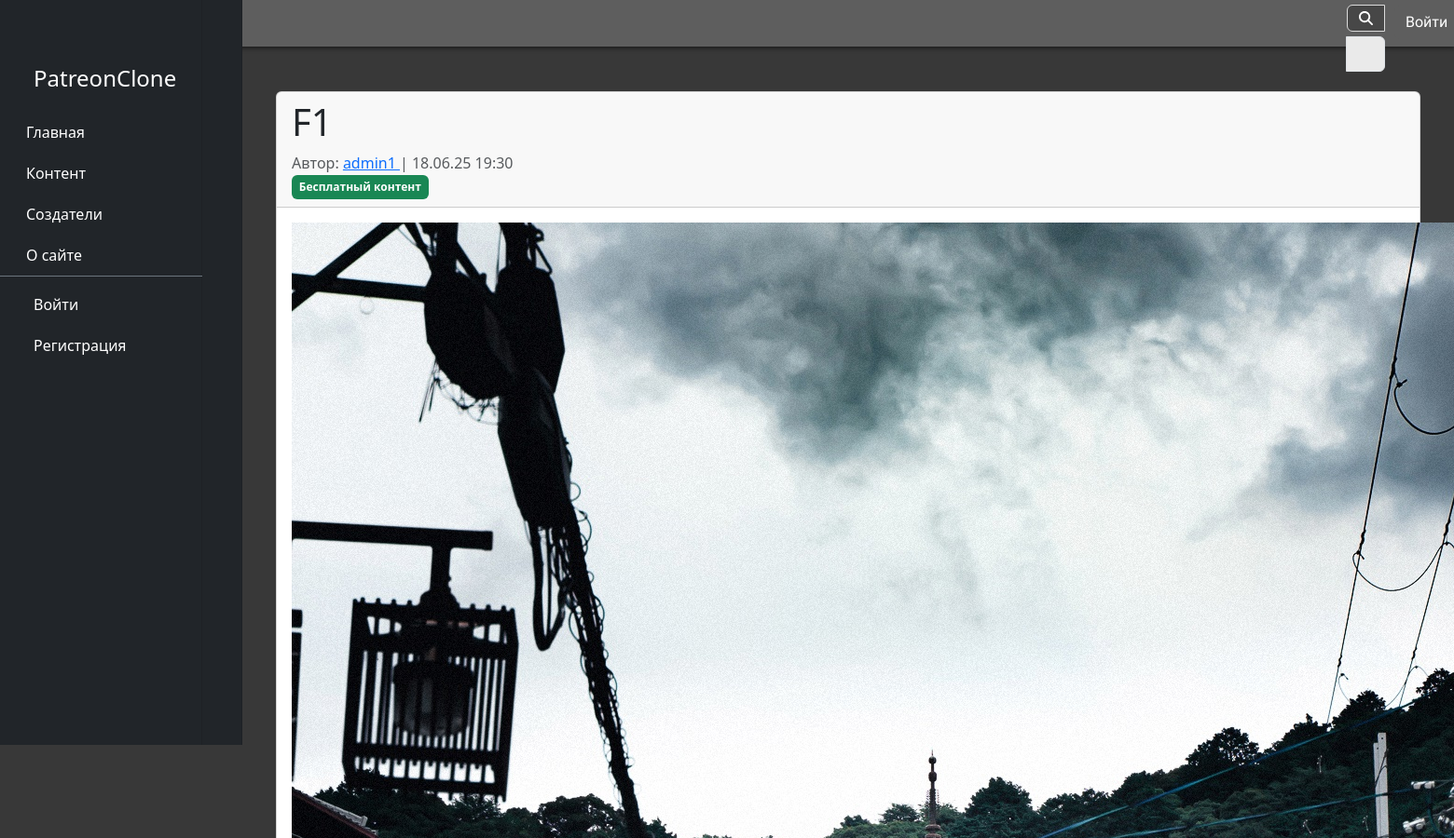
The app's page /home/content/1/ (upper part), older data.
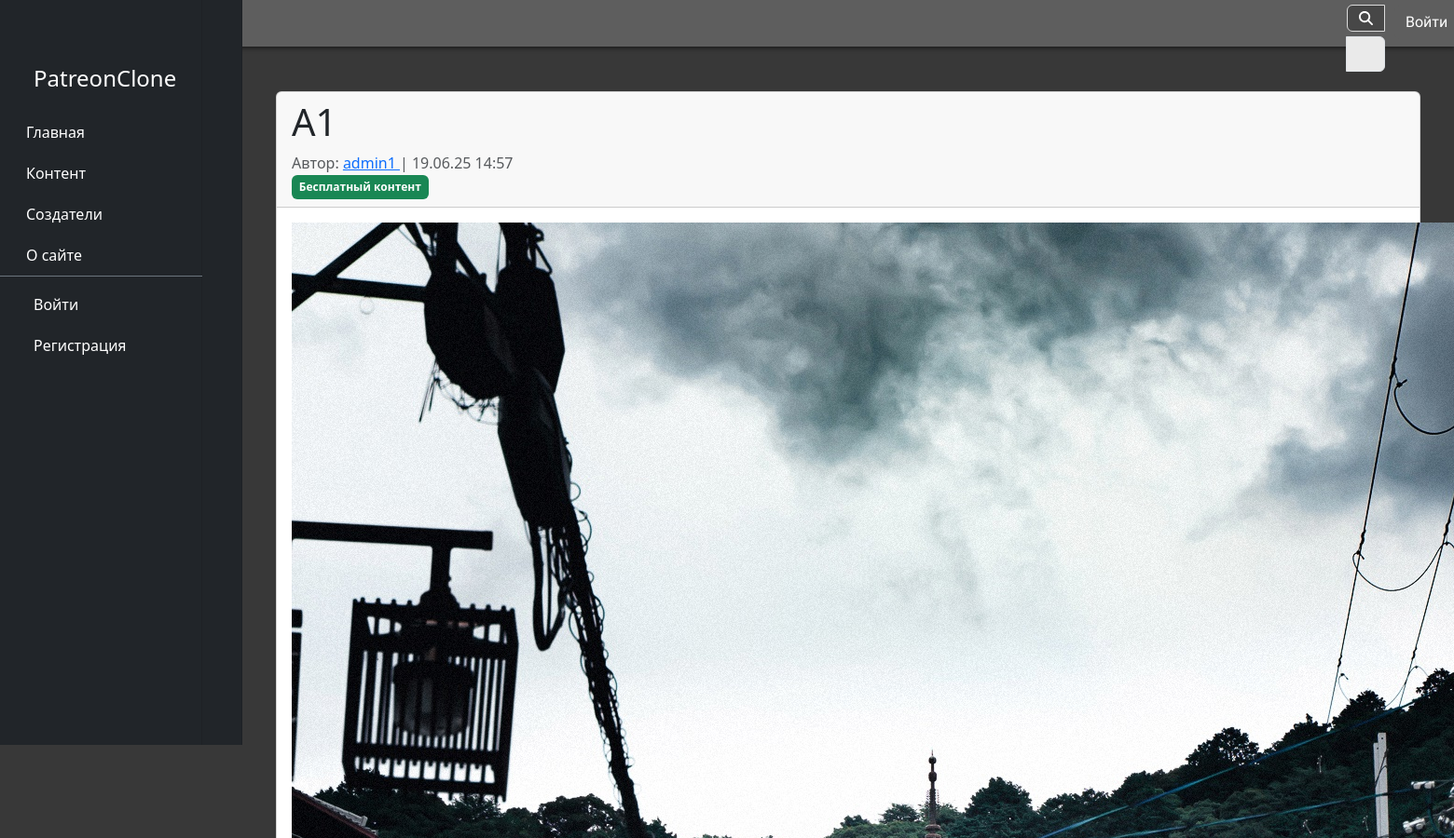
The same page, newer data.
### home/models.py (models this page shows, shortened)
class Content(models.Model):
    creator = models.ForeignKey(
        settings.AUTH_USER_MODEL,
        on_delete=models.CASCADE,
        limit_choices_to={'role': 'creator'}  # Важно: только создатели!
    )
    tier = models.ForeignKey(Tier, on_delete=models.SET_NULL, null=True, blank=True)
    title = models.CharField(max_length=200)
    description = models.TextField()
    file = models.FileField(upload_to='content_files/')  # Основное поле для файлов
    file_size = models.PositiveIntegerField(
        blank=True,
        null=True,
        editable=False,
        verbose_name="Размер файла (байты)"
    )
    created_at = models.DateTimeField(auto_now_add=True)
    is_public = models.BooleanField(default=False)  # Бесплатный контент
    download_count = models.IntegerField(default=0)

class CustomUser(AbstractUser):
    ROLE_CHOICES = (
        ('user', 'Regular User'),
        ('creator', 'Content Creator'),
    )
    role = models.CharField(max_length=10, choices=ROLE_CHOICES, default='user')
    first_name = models.CharField(max_length=30, blank=True, null=True)
    last_name = models.CharField(max_length=150, blank=True, null=True)
    email = models.EmailField(blank=True, null=True)
    bio = models.TextField(blank=True, null=True)
    avatar = models.ImageField(default='avatars/default_pic.png', upload_to='avatars/', blank=True, null=True)
    banner = models.ImageField(default='banners/default_banner.jpg', upload_to='banner/', blank=True, null=True)
    created_at = models.DateTimeField(auto_now_add=True)
    website = models.URLField(blank=True, null=True)
    social_media = models.CharField(max_length=255, blank=True, null=True)

### home/views.py (the view, shortened to what this page needs)
# urls.py: path('content/<int:pk>/', views.content_detail, name='content_detail'),
def content_detail(request, pk):
    content = get_object_or_404(Content, pk=pk)
    user_has_access = False
    return render(request, 'content_detail.html', {
        'content': content,
        'user_has_access': user_has_access
    })

### home/templates/content_detail.html (shortened to what this page needs)
{% extends "base.html" %}
{% load static %}
{% block content %}
<div class="container mt-5">
    <div class="card">
        <div class="card-header">
            <h1>{{ content.title }}</h1>
            <div class="text-muted">
                Автор: <a href="{% url 'profile' user_id=content.creator.id %}">
                    {{ content.creator.username }}
                </a>
                | {{ content.created_at|date:"d.m.y H:i" }}
            </div>
            <div class="text-muted">
                {% if content.tier %}
                    Доступно для подписчиков тарифа: <span class="badge bg-primary">{{ content.tier.name }}</span>
                {% else %}
                    <span class="badge bg-success">Бесплатный контент</span>
                {% endif %}
            </div>
        </div>
        <div class="card-body">
             <div>
                 <a><img src="{% static 'img/postpic.jpg' %}"></a>
             </div>
            {% if user_has_access %}
                    {% if content.file_type == 'image' %}
                        <img src="{{ content.file.url }}" class="img-fluid rounded" alt="{{ content.title }}">
                    {% elif content.file_type == 'video' %}
                        <video controls class="w-100">
                            <source src="{{ content.file.url }}" type="video/mp4">
                            Ваш браузер не поддерживает видео.
                        </video>
                    {% elif content.file_type == 'audio' %}
                        <audio controls class="w-100">
                            <source src="{{ content.file.url }}" type="audio/mpeg">
                            Ваш браузер не поддерживает аудио.
                        </audio>
                    {% else %}
                            {% load custom_filters %}
                            {% if content.file_size %}
                            {% load custom_filters %}Размер файла: {{ content.file_size|custom_filesizeformat }} |
                            {% endif %}
                    {% endif %}
            {% endif %}
        </div>
    </div>
</div>
{% endblock %}

Row changes from the older to the newer data that the page shows:
changed Content "admin1": title "F1" → "A1"; created_at "18.06.25 19:30" → "19.06.25 14:57"
